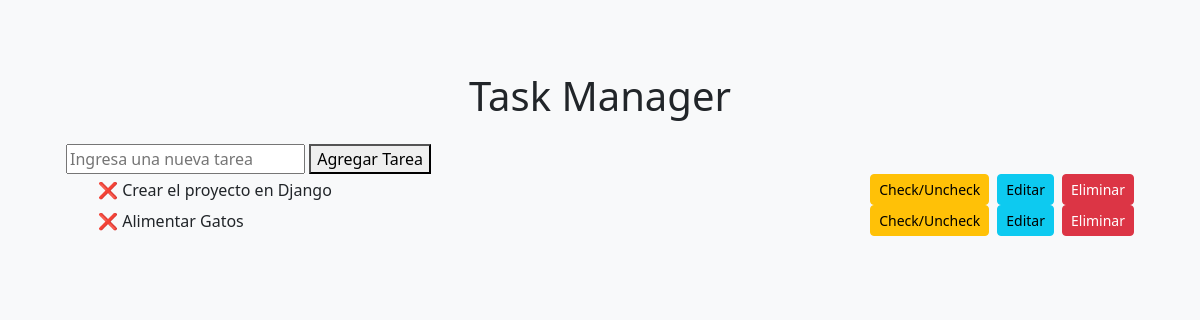
Before: / with the older database file.
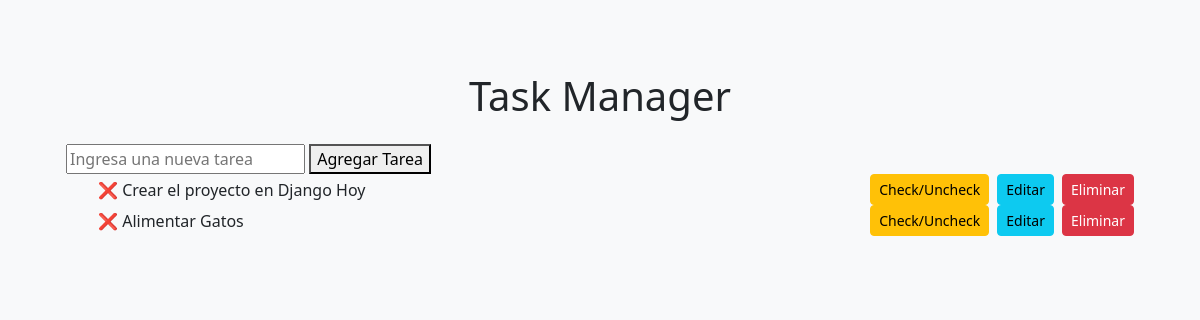
After: the same page with the newer database file.
### tasks/models.py (models this page shows, shortened)
class Task(models.Model):
    title = models.CharField(max_length=200)
    description = models.TextField(blank=True, null=True)
    completed = models.BooleanField(default=False)
    created_at = models.DateTimeField(auto_now_add=True)
    due_date = models.DateTimeField(blank=True, null=True)

### tasks/views.py (the view)
# urls.py: path('', task_list, name='task_list'),
def task_list(request):
    if request.method == 'POST':
        title = request.POST.get('title')
        Task.objects.create(title=title)
        return redirect('task_list')
    tasks = Task.objects.all()
    context = {'tasks': tasks}
    return render(request, 'tasks/task_list.html', context)

### tasks/templates/tasks/task_list.html (shortened to what this page needs)
<!DOCTYPE html>
<html lang="en">
<head>
    <link
        href="https://cdn.jsdelivr.net/npm/bootstrap@5.3.3/dist/css/bootstrap.min.css"
        rel="stylesheet"
    >
</head>
<body class="bg-light">
    <div class="container mt-5">
        <div class="cardshadow p-4">
            <h1 class="text-center mb-4">
                    Task Manager
            </h1>
            <form method="POST">
                <input
                    type="text"
                    name="title"
                    placeholder="Ingresa una nueva tarea"
                >
                <button type="submit">Agregar Tarea </button>
            </form>
            <ul>
                {% for task in tasks %}
                    <li class="list-group-item d-flex justify-content-between align-items-center">
                        <div>
                            {% if task.completed %}
                                <span>
                                    ✅ {{ task.title }}
                                </span>
                            {% else %}
                                <span>
                                    ❌ {{ task.title }}
                                </span>
                            {% endif %}
                        </div>
                        <div class="d-flex gap-2">
                            <a
                            href="{% url 'toggle_complete' task.id %}"
                            class="btn btn-warning btn-sm"
                            >
                                Check/Uncheck
                            </a>
                            <a
                                href="{% url 'edit_task' task.id %}"
                                class="btn btn-info btn-sm"
                            >
                                Editar
                            </a>
                            <a
                                href="{% url 'delete_task' task.id %}"
                                class="btn btn-danger btn-sm"
                            >
                                Eliminar
                            </a>
                        </div>
                    </li>
                {% empty %}
                     <li class="list-group-item text-center">
                        No hay tareas aún. ¡Agrega una nueva tarea!
                     </li>
                {% endfor %}
            </ul>
        </div>
    </div>
</body>
</html>

Changed rows visible on the page:
changed Task: title "Crear el proyecto en Django" → "Crear el proyecto en Django Hoy"
